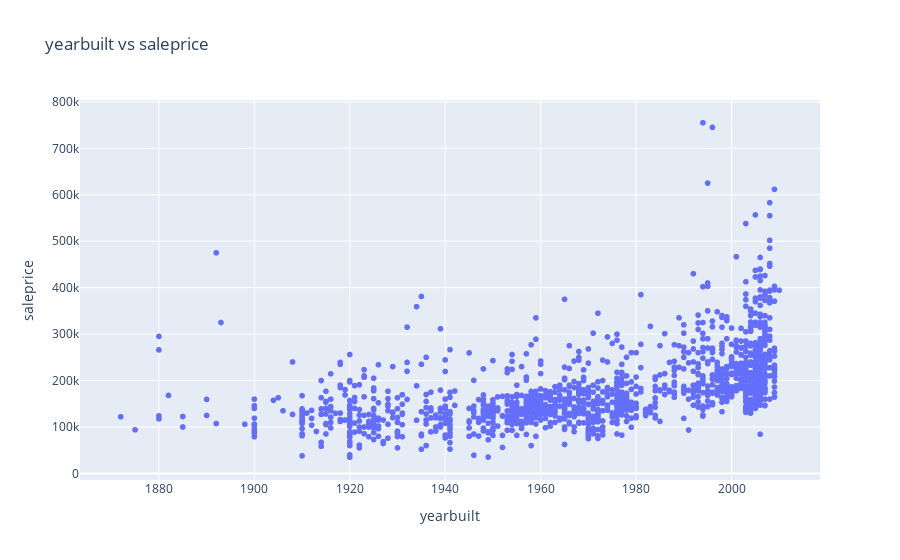

Source (notebook cell):
### Code cell
fig = px.scatter(data_frame=data, x='yearbuilt', y='saleprice', title='yearbuilt vs saleprice')

fig.update_layout(showlegend=False)

fig.show()

### Figure 1 — Plotly figure (JSON) as saved in the notebook; plotly's stock layout.template omitted (floating-point values rounded to 4 significant figures; data arrays with more than 128 entries replaced by an {"elided": "..."} marker saying what was removed)
{"data": [{"hovertemplate": "yearbuilt=%{x}<br>saleprice=%{y}<extra></extra>", "legendgroup": "", "marker": {"color": "#636efa", "symbol": "circle"}, "mode": "markers", "name": "", "showlegend": false, "type": "scattergl", "x": {"elided": "1460 int values"}, "xaxis": "x", "y": {"elided": "1460 int values"}, "yaxis": "y"}], "layout": {"legend": {"tracegroupgap": 0}, "showlegend": false, "title": {"text": "yearbuilt vs saleprice"}, "xaxis": {"anchor": "y", "domain": [0, 1], "title": {"text": "yearbuilt"}}, "yaxis": {"anchor": "x", "domain": [0, 1], "title": {"text": "saleprice"}}}}
